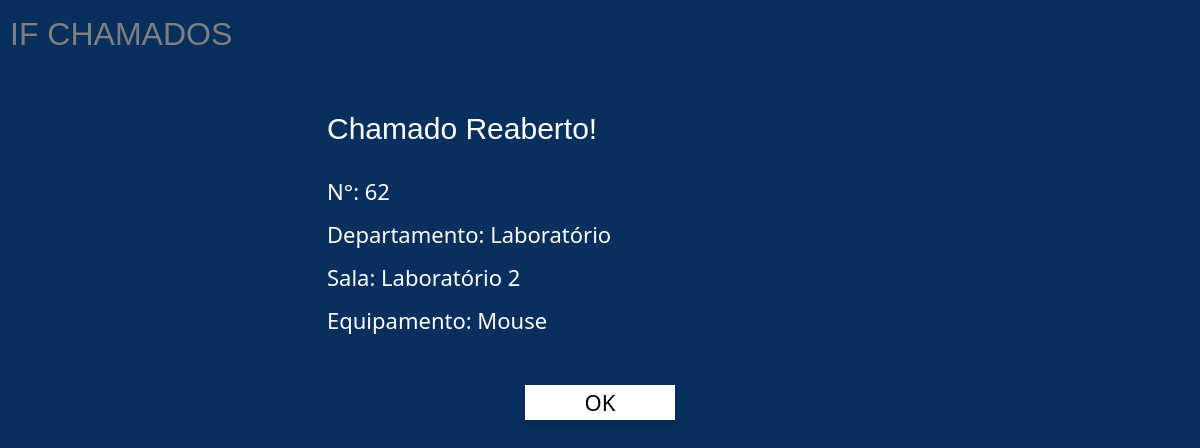
Page /if-dados/chamado_reaberto/62/ (signed in) on the committed database.
### if_dados/models.py (models this page shows, shortened)
class Chamado(models.Model):
    class Status(models.TextChoices):
        ABERTO = 'Aberto', 'Aberto'
        FECHADO = 'Fechado', 'Fechado'
        PENDENTE = 'Pendente', 'Pendente'
        REABERTO = 'Reaberto', 'Reaberto'
    usuario = models.ForeignKey(settings.AUTH_USER_MODEL, on_delete=models.CASCADE, default=1)
    status = models.CharField(max_length=10, choices=Status.choices, default=Status.ABERTO)
    departamento = models.CharField(max_length=255)
    sala = models.CharField(max_length=255)
    descricao_problema = models.TextField()
    patrimonio = models.CharField(max_length=50, blank=True, null=True)
    data_abertura = models.DateTimeField(default=timezone.now)
    data_fechamento = models.DateTimeField(blank=True, null=True)
    data_modificacao = models.DateTimeField(blank=True, null=True)
    data_reabertura = models.DateTimeField(blank=True, null=True)
    equipamento = models.CharField(max_length=255, blank=True, null=True)
    especialidade = models.ManyToManyField(Especialidade, blank=True)
    relato_tecnico = models.TextField(blank=True)

### if_dados/views.py (the view)
# urls.py: path('chamado_reaberto/<int:chamado_id>/', views.chamado_reaberto, name='chamado_reaberto'),
@login_required
def chamado_reaberto(request, chamado_id):
    chamado = get_object_or_404(Chamado, id=chamado_id)
    return render(request, 'chamado_reaberto.html', {'chamado': chamado})

### if_dados/templates/chamado_reaberto.html (shortened to what this page needs)
{% load static %}
<!DOCTYPE html>
<html lang="pt-br">
<head>
    <link href="https://cdn.jsdelivr.net/npm/bootstrap@5.0.2/dist/css/bootstrap.min.css" rel="stylesheet">
    <link rel="stylesheet" type="text/css" href="{% static 'css/style.css' %}">
</head>
<body>
    <div class="logo mb-4 text-white">IF CHAMADOS</div>
    <div class="conteudo-acima-da-sobreposicao text-white">
        <div class="container mt-5">
            <div class="row justify-content-center text-center">
                <div class="col-md-6 text-white">
                    <div class="msg-chamado-enviado">Chamado Reaberto!</div>
                    <div class="mt-4 informacoes">
                        <div>N°: {{ chamado.id }}</div>
                        <div>Departamento: {{ chamado.departamento }}</div>
                        <div>Sala: {{ chamado.sala }}</div>
                        <div>Equipamento: {{ chamado.equipamento }}</div>
                        <form action="{% url 'meus_chamados' %}" method="get">
                            <div class="text-center mt-5">
                                <input class="text-center botao-ok sombra" type="submit" value="OK">
                            </div>
                        </form>
                    </div>
                </div>
            </div>
        </div>
    </div>
</body>
</html>

### if_app/static/css/style.css (style rules this page uses)
body { padding: 10px; background: #115FBB; }
.logo { font-size: 32px; font-family: 'Franklin Gothic Medium', 'Arial Narrow', Arial, sans-serif; }
.sombra { background-color: #FFF; box-shadow: 0 4px 8px rgba(0, 0, 0, 0.2); }
.conteudo-acima-da-sobreposicao { position: relative; z-index: 2; }
.msg-chamado-enviado { font-size: 30px; text-align: left; font-family: Arial, Helvetica, sans-serif; }
.informacoes { font-size: 22px; text-align: left; }
.botao-ok { width: 150px; border: none; }
.informacoes div { margin-top:10px; }

### rows in the picture
Chamado: id "62", departamento "Laboratório", sala "Laboratório 2", equipamento "Mouse"
